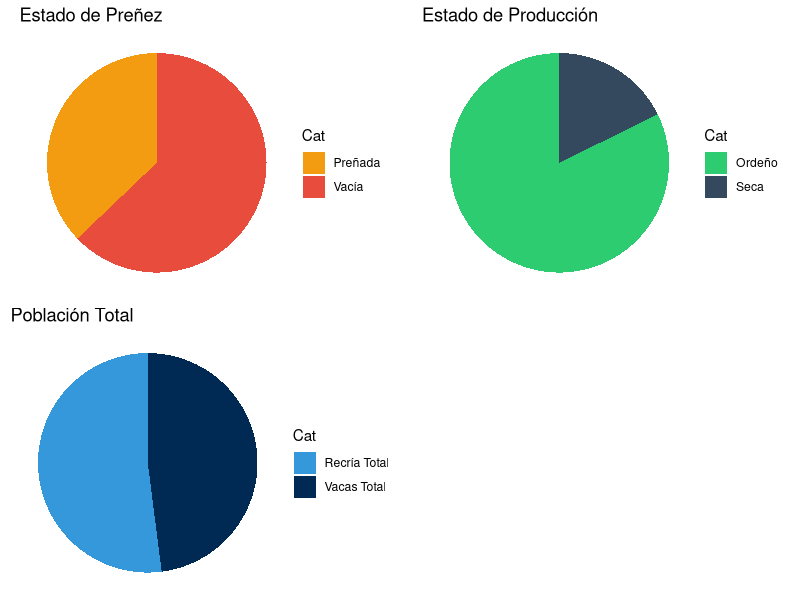

The R script that drew this image:
## ---- chunk 1
library(tidyverse)
library(ggplot2)
library(knitr)

# Datos
resumen <- read_csv("Output/Resumen_KPIs_Julio2025.csv", show_col_types = FALSE)

# Colores institucionales / Power BI
colors_repro <- c("Preñada" = "#f39c12", "Vacía" = "#e74c3c")
colors_prod <- c("Ordeño" = "#2ecc71", "Seca" = "#34495e")
colors_pob <- c("Vacas Total" = "#002a54", "Recría Total" = "#3498db")
## ---- chunk 2
# Pie Chart 1: Preñez
df1 <- data.frame(Cat = c("Preñada", "Vacía"), Val = c(resumen$Vacas_Preniadas, resumen$Vacas_Vacias))
p1 <- ggplot(df1, aes(x="", y=Val, fill=Cat)) +
  geom_bar(stat="identity", width=1) +
  coord_polar("y", start=0) +
  theme_void() +
  scale_fill_manual(values=colors_repro) +
  labs(title="Estado de Preñez")

# Pie Chart 2: Ordeño
df2 <- data.frame(Cat = c("Ordeño", "Seca"), Val = c(resumen$Vacas_Ordenio, resumen$Vacas_Secas))
p2 <- ggplot(df2, aes(x="", y=Val, fill=Cat)) +
  geom_bar(stat="identity", width=1) +
  coord_polar("y", start=0) +
  theme_void() +
  scale_fill_manual(values=colors_prod) +
  labs(title="Estado de Producción")

# Pie Chart 3: Población
df3 <- data.frame(Cat = c("Vacas Total", "Recría Total"), Val = c(resumen$Vacas_Total, resumen$Recria_Total))
p3 <- ggplot(df3, aes(x="", y=Val, fill=Cat)) +
  geom_bar(stat="identity", width=1) +
  coord_polar("y", start=0) +
  theme_void() +
  scale_fill_manual(values=colors_pob) +
  labs(title="Población Total")

library(gridExtra)
grid.arrange(p1, p2, p3, ncol=2)
## ---- chunk 3
resumen %>%
  select(Temp_Min, Temp_Max, ITH_Min, ITH_Max, Humedad_Prom) %>%
  kable(caption = "Indicadores de Estrés Calórico y Clima", format = "html")
